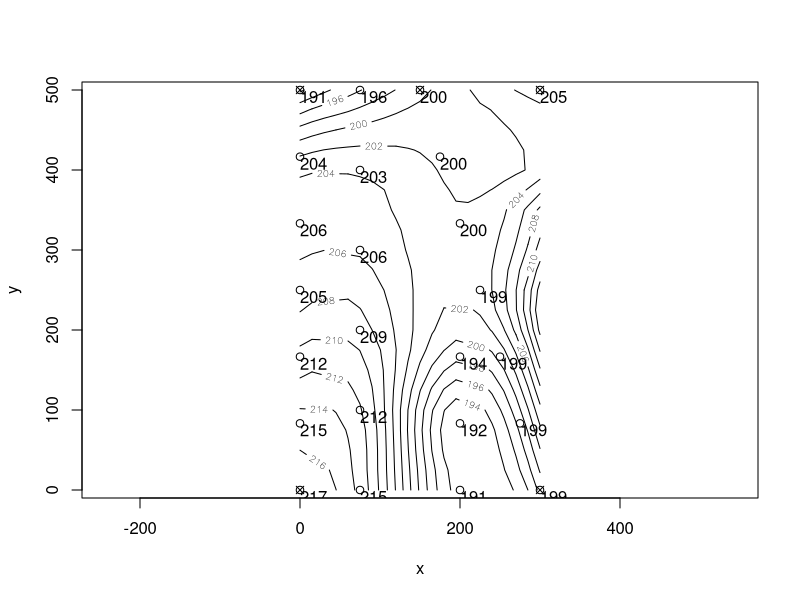

Reproduce this figure in R.
genertopo <- function(length = 500, width=300, height=200, perc=4, east.dist = 50) {
    road.end <- height + perc * length/100
    ## Corner points: lowerleft, lower right, upper left, upper right.
    corner.df  <-  data.frame(x = c(0, width, 0, width),
                              y = c(0, 0, length, length),
                              z = c(road.end + perc * (width/4)/100,
                                    height + rnorm(1, sd = 2),
                                    height + rnorm(1, sd = 3), height
                                    )
                              )
    ## Neutral line at quarter of width from bottom to top
    neutr.points = 6
    neutr.df <- data.frame(x = rep(width/4, neutr.points),
                           y = seq(0, length, length.out = neutr.points),
                           z = seq(road.end, height, length.out = neutr.points)
                           )
    ## Edge points
    edge.points <- 5
    corner.idx  <- c(1, edge.points + 2)# Corner index to remove
    ## y from south to north
    edge.y  <- seq(0,
                   length,
                   length.out = edge.points + 2)[-corner.idx]
    ## East edge moves easter only southest point removed
    east.x  <- seq(width,
                   width - east.dist,
                   length.out = edge.points + 2)[-corner.idx[1]]
    ## Only south east corner removed from z
    east.df <- data.frame(x = east.x,
                          y = c(edge.y, length), # Northern edge added
                          z = seq(corner.df[2, "z"],
                                  height,
                                  length.out = edge.points + 2)[-corner.idx[1]]
                          )
    ## West edge
    west.df <- data.frame(x = rep(0, edge.points),
                          y = edge.y,
                          z = seq(corner.df[1, "z"],
                                  corner.df[3, "z"],
                                  length.out = edge.points + 2)[-corner.idx]
                          )
    ## Shrink north-west edge
    corner.df[3, "z"] <- corner.df[3, "z"] - 10
    neutr.df[nrow(neutr.df), "z"] <- neutr.df[nrow(neutr.df), "z"] - 4
    west.df[length(west.df),"z"] <- west.df[length(west.df),"z"] -4
    ## Rise north-east corner
    corner.df[4, "z"] <- corner.df[4, "z"] + 5
    ## Divider between planned and ori road
    div.points = 3
    divider.df <- data.frame(x = rep(2 * width/3, div.points),
                             y = seq(0, length/3, length.out = div.points),
                             z = seq(corner.df[2, "z"] - 8, corner.df[2, "z"] - 5,
                                     length = div.points)
                             )
    result <- rbind(corner.df, neutr.df, east.df, west.df, divider.df)
    cbind(result, dat = c(rep(T, 4), # corner points
                          rep(F, neutr.points),
                          rep(F, edge.points),
                          T,
                          rep(F, edge.points),
                          rep(F, div.points)
                          )
          )
}

topo <- genertopo(perc=3, east.dist = 150)

topo.loess <- loess(z ~ x * y, topo,span=0.5, normalize=F)
topo.ma <- list(x=seq(0,300,length.out=21),y=seq(0,500,length.out = 21))
topo.lo <- predict(topo.loess, expand.grid(topo.ma), se=T)
library(MASS)
eqscplot(topo.ma, typ="n")
contour(topo.ma$x, topo.ma$y, topo.lo$fit, add=T)
points(topo[,1:2])
text(topo[,"x"], topo[,"y"], round(topo[,"z"]), adj=c(0,1))
points(topo[topo$dat, c("x","y")], pch = 4)
